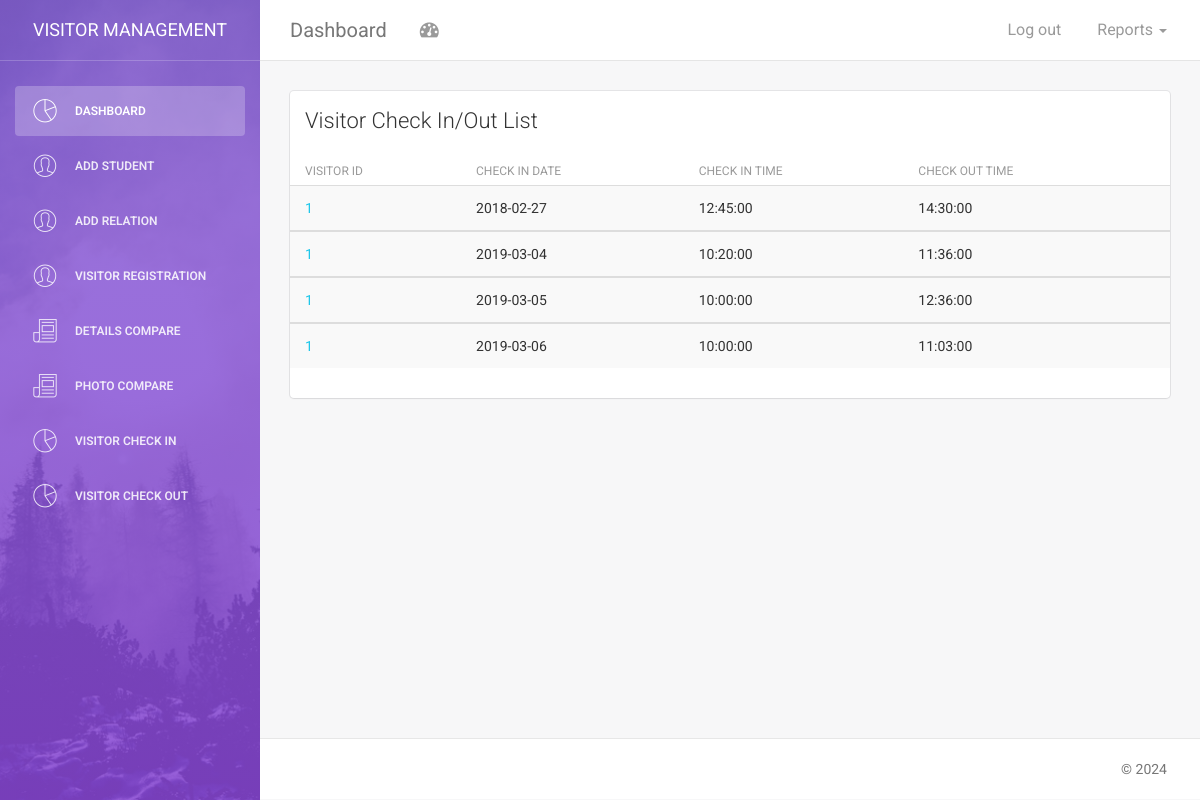
Screenshot of /visitor-in-out-details.php?vid=1 with the database file from the repository.
### tables this page shows
CREATE TABLE IF NOT EXISTS `enter` (
  `vid` int(10) NOT NULL,
  `cindate` date NOT NULL,
  `cintime` time NOT NULL,
  `couttime` time NOT NULL
);

### visitor-in-out-details.php (the view, shortened to what this page needs)
<!doctype html>
<html lang="en">
<head>
    <link href="assets/css/bootstrap.min.css" rel="stylesheet" />
    <link href="assets/css/animate.min.css" rel="stylesheet"/>
    <link href="assets/css/light-bootstrap-dashboard.css?v=1.4.0" rel="stylesheet"/>
    <link href="assets/css/demo.css" rel="stylesheet" />
    <link href="http://maxcdn.bootstrapcdn.com/font-awesome/4.2.0/css/font-awesome.min.css" rel="stylesheet">
    <link href="assets/css/pe-icon-7-stroke.css" rel="stylesheet" />
</head>
<body>
<div class="wrapper">
    <div class="sidebar" data-color="purple" data-image="assets/img/sidebar-5.jpg">
    	<div class="sidebar-wrapper">
            <div class="logo">
                <a href="index.php" class="simple-text">
                    Visitor Management
                </a>
            </div>
            <ul class="nav">
                <li class="active">
                    <a href="dashboard.php">
                        <i class="pe-7s-graph"></i>
                        <p>Dashboard</p>
                    </a>
                </li>
                <li>
                    <a href="add-student.php">
                        <i class="pe-7s-user"></i>
                        <p>Add Student</p>
                    </a>
                </li>
                <li>
                    <a href="add-relation.php">
                        <i class="pe-7s-user"></i>
                        <p>Add Relation</p>
                    </a>
                </li>
                <li>
                    <a href="visitor-registration.php">
                        <i class="pe-7s-user"></i>
                        <p>Visitor Registration</p>
                    </a>
                </li>
                <li>
                    <a href="compare.php">
                        <i class="pe-7s-news-paper"></i>
                        <p>Details Compare</p>
                    </a>
                </li>
                <li>
                    <a href="photo-compare.php">
                        <i class="pe-7s-news-paper"></i>
                        <p>Photo Compare</p>
                    </a>
                </li>
                 <li>
                    <a href="visitor-check-in.php">
                        <i class="pe-7s-graph"></i>
                        <p>Visitor Check In</p>
                    </a>
                </li>
                <li>
                    <a href="visitor-check-out.php">
                        <i class="pe-7s-graph"></i>
                        <p>Visitor Check Out</p>
                    </a>
                </li>
            </ul>
    	</div>
    </div>
    <div class="main-panel">
        <nav class="navbar navbar-default navbar-fixed">
            <div class="container-fluid">
                <div class="navbar-header">
                    <a class="navbar-brand" href="#">Dashboard</a>
                </div>
                <div class="collapse navbar-collapse">
                    <ul class="nav navbar-nav navbar-left">
                        <li>
                            <a href="#" class="dropdown-toggle" data-toggle="dropdown">
                                <i class="fa fa-dashboard"></i>
                            </a>
                        </li>
                    </ul>
                    <ul class="nav navbar-nav navbar-right">
						<li class="dropdown">
                              <a href="#" class="dropdown-toggle" data-toggle="dropdown">
                                    <p>
										Reports
										<b class="caret"></b>
									</p>
                              </a>
                        </li>
                    </ul>
                    <ul class="nav navbar-nav navbar-right">
                        <li>
                            <a href="logout.php">
                                <p>Log out</p>
                            </a>
                        </li>
                    </ul>
                </div>
            </div>
        </nav>
								<?php
$vid = $_REQUEST['vid'];
$query = "select * from enter where vid='$vid'";
$data = mysql_query($query);
								?>
        <div class="content">
            <div class="container-fluid">
                <div class="row">
                    <div class="col-md-12">
                        <div class="card">
                            <div class="header">
                                <h4 class="title">Visitor Check In/Out List</h4>
                            </div>
                            <div class="content table-responsive table-full-width">
                                <table class="table table-hover table-striped">
                                    <thead>
                                        <th>Visitor ID</th>
                                    	<th>Check In Date</th>
                                    	<th>Check In Time</th>
                                    	<th>Check Out Time</th>
                                    </thead>
                                     <?php while($rec = mysql_fetch_array($data)) { ?>
                                    <tbody>
                                        <tr>
                                            <td><a href="visitor-list-report.php?vid=<?php echo $rec['vid']; ?>"><?php echo $rec['vid']; ?></a></td>
                                            <td><?php echo $rec['cindate']; ?></td>
                                            <td><?php echo $rec['cintime']; ?></td>
                                            <td><?php echo $rec['couttime']; ?></td>
                                        </tr>
                                    </tbody>
                                    <?php } ?>
                                </table>
                            </div>
                        </div>
                    </div>
                </div>
            </div>
        </div>
        <footer class="footer">
            <div class="container-fluid">
                <p class="copyright pull-right">
                    &copy; <script>document.write(new Date().getFullYear())</script>
                </p>
            </div>
        </footer>
    </div>
</div>
</body>
</html>

### rows the page displays
enter: vid "1", cindate "2018-02-27", cintime "12:45:00", couttime "14:30:00"
enter: vid "1", cindate "2019-03-04", cintime "10:20:00", couttime "11:36:00"
enter: vid "1", cindate "2019-03-05", cintime "10:00:00", couttime "12:36:00"
enter: vid "1", cindate "2019-03-06", cintime "10:00:00", couttime "11:03:00"
